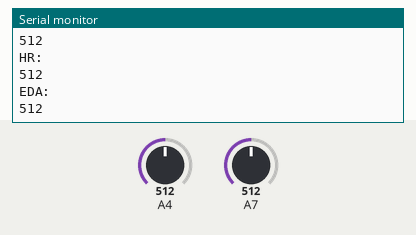
Simulated run of this sketch. Board: Arduino Mega 2560, built with avr-gcc and run on an emulated ATmega2560. On the bench: the last lines printed to the serial monitor. The test bench sets the inputs (shaded band); at power-on: A4 = 512, A7 = 512.

Above: at 1.2 s.
1.3 s: A4 set to 716
At 1.92 s:
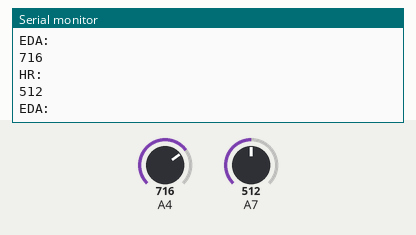
2.8 s: A7 set to 306
At 2.83 s:
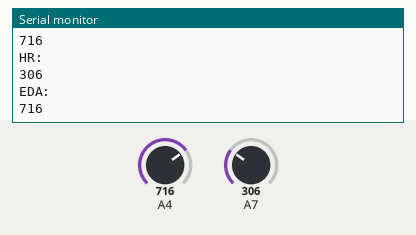
4.3 s: A4 set to 900
At 4.35 s:
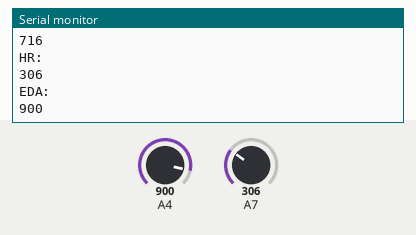
5.8 s: A7 set to 122
At 6.97 s:
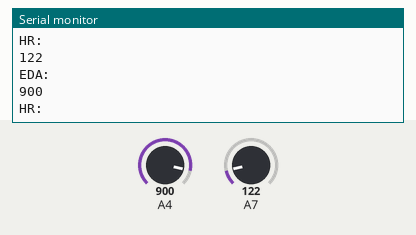
Timing chart, 0 to 8.3 s (numbered marks = the images above; inputs shaded):
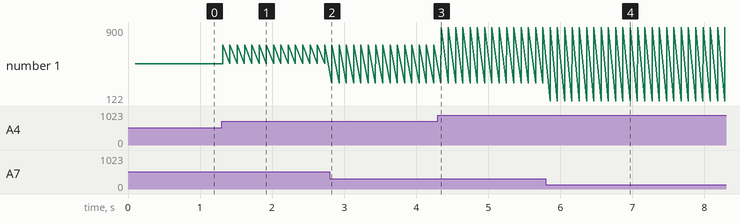

The sketch:

AnalogRead.ino
```cpp
#define USE_ARDUINO_INTERRUPTS false
#include <PulseSensorPlayground.h>

const int OUTPUT_TYPE = SERIAL_PLOTTER;
const int PULSE_INPUT = 39;
int HRSignal; // Analog signal to read

//report a sample every 100 milliseconds (50 samples) [10 Hz]
byte samplesUntilReport;
const byte SAMPLES_PER_SERIAL_SAMPLE = 50;

PulseSensorPlayground pulseSensor;

//GSR reading
const int GSR=36;
int EDAsensorValue;

void setup() {
  // initialize serial communication at 115200 bits per second:
  Serial.begin(115200);

    // Configure the PulseSensor manager.
  pulseSensor.analogInput(PULSE_INPUT);

  pulseSensor.setSerial(Serial);
  pulseSensor.setOutputType(OUTPUT_TYPE);
  //pulseSensor.setThreshold(PULSE_THRESHOLD);
  samplesUntilReport = SAMPLES_PER_SERIAL_SAMPLE;

  // Now that everything is ready, start reading the PulseSensor signal.
  if (!pulseSensor.begin()) {
    Serial.println("Pulse sensor initialization failed");
  }

  //set the resolution to 12 bits (0-4096)
  //sanalogReadResolution(12);
}

void loop() {
  if (pulseSensor.sawNewSample()) {
    if (--samplesUntilReport == (byte) 0) {
      samplesUntilReport = SAMPLES_PER_SERIAL_SAMPLE;
      HRSignal = analogRead(PULSE_INPUT);
      EDAsensorValue=analogRead(GSR);
      Serial.println("HR: ");
      Serial.println(HRSignal);
      Serial.println("EDA: ");
      Serial.println(EDAsensorValue);
    }
  }
}
```

Measured:
- after the input at 1.3 s, the serial monitor: prints a new line at once (image 1)
- after the input at 2.8 s, the serial monitor: prints a new line at once (image 2)
- after the input at 4.3 s, the serial monitor: prints a new line at once (image 3)
- after the input at 5.8 s, the serial monitor: prints a new line after 0.06 s (image 4)
- plotted number 1: 512 → 716 after the input at 1.3 s, 716 → 900 after the input at 4.3 s
